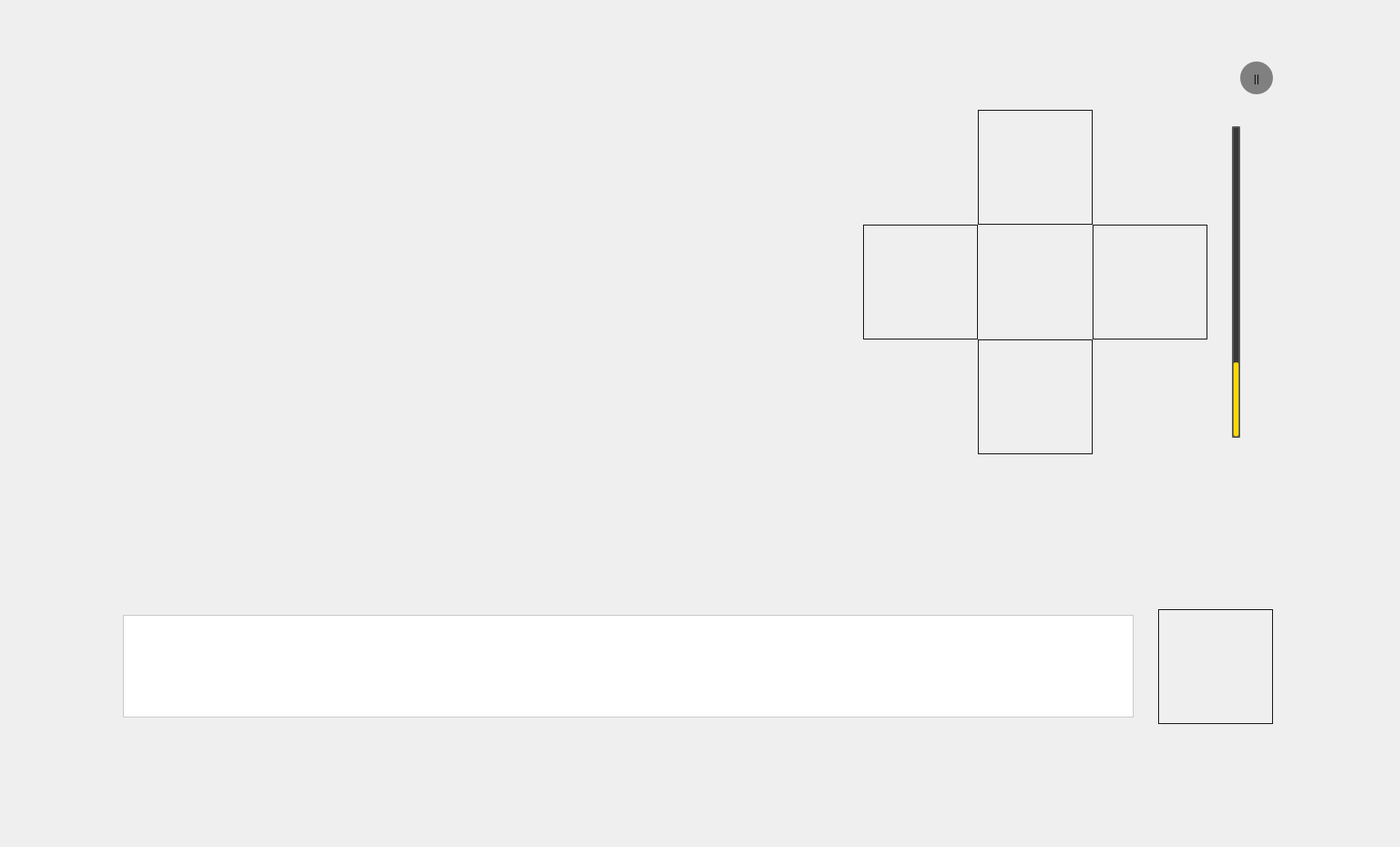
<?xml version="1.0" encoding="UTF-8"?>
<ui version="4.0">
 <class>Win_Fight</class>
 <widget class="QWidget" name="Win_Fight">
  <property name="geometry">
   <rect>
    <x>0</x>
    <y>0</y>
    <width>1708</width>
    <height>1033</height>
   </rect>
  </property>
  <property name="windowTitle">
   <string>Form</string>
  </property>
  <property name="styleSheet">
   <string notr="true"/>
  </property>
  <layout class="QVBoxLayout" name="verticalLayout_6">
   <property name="spacing">
    <number>0</number>
   </property>
   <property name="leftMargin">
    <number>130</number>
   </property>
   <property name="topMargin">
    <number>70</number>
   </property>
   <property name="rightMargin">
    <number>130</number>
   </property>
   <property name="bottomMargin">
    <number>70</number>
   </property>
   <item>
    <layout class="QVBoxLayout" name="verticalLayout_5" stretch="1,0">
     <property name="spacing">
      <number>0</number>
     </property>
     <property name="topMargin">
      <number>5</number>
     </property>
     <property name="rightMargin">
      <number>5</number>
     </property>
     <property name="bottomMargin">
      <number>80</number>
     </property>
     <item>
      <layout class="QHBoxLayout" name="horizontalLayout_5" stretch="1,0">
       <property name="spacing">
        <number>0</number>
       </property>
       <property name="bottomMargin">
        <number>0</number>
       </property>
       <item>
        <layout class="QVBoxLayout" name="verticalLayout_3" stretch="1,0">
         <property name="spacing">
          <number>0</number>
         </property>
         <item>
          <layout class="QHBoxLayout" name="layout_monster" stretch="1,0">
           <property name="spacing">
            <number>25</number>
           </property>
           <property name="leftMargin">
            <number>30</number>
           </property>
           <item>
            <widget class="QLabel" name="img_monster">
             <property name="sizePolicy">
              <sizepolicy hsizetype="Fixed" vsizetype="Fixed">
               <horstretch>0</horstretch>
               <verstretch>0</verstretch>
              </sizepolicy>
             </property>
             <property name="minimumSize">
              <size>
               <width>200</width>
               <height>200</height>
              </size>
             </property>
             <property name="maximumSize">
              <size>
               <width>200</width>
               <height>200</height>
              </size>
             </property>
             <property name="styleSheet">
              <string notr="true">QLabel{
	border-radius:100px;
}</string>
             </property>
             <property name="text">
              <string/>
             </property>
            </widget>
           </item>
           <item>
            <layout class="QVBoxLayout" name="layout_monster2">
             <property name="spacing">
              <number>5</number>
             </property>
             <item>
              <spacer name="verticalSpacer_5">
               <property name="orientation">
                <enum>Qt::Vertical</enum>
               </property>
               <property name="sizeHint" stdset="0">
                <size>
                 <width>20</width>
                 <height>40</height>
                </size>
               </property>
              </spacer>
             </item>
             <item>
              <layout class="QVBoxLayout" name="layout_monsterLife">
               <property name="spacing">
                <number>0</number>
               </property>
              </layout>
             </item>
             <item>
              <layout class="QHBoxLayout" name="horizontalLayout">
               <property name="spacing">
                <number>5</number>
               </property>
               <property name="leftMargin">
                <number>0</number>
               </property>
               <property name="topMargin">
                <number>0</number>
               </property>
               <property name="rightMargin">
                <number>50</number>
               </property>
               <item>
                <spacer name="horizontalSpacer">
                 <property name="orientation">
                  <enum>Qt::Horizontal</enum>
                 </property>
                 <property name="sizeHint" stdset="0">
                  <size>
                   <width>40</width>
                   <height>20</height>
                  </size>
                 </property>
                </spacer>
               </item>
               <item>
                <widget class="QLabel" name="statusConfused">
                 <property name="sizePolicy">
                  <sizepolicy hsizetype="Fixed" vsizetype="Fixed">
                   <horstretch>0</horstretch>
                   <verstretch>0</verstretch>
                  </sizepolicy>
                 </property>
                 <property name="minimumSize">
                  <size>
                   <width>30</width>
                   <height>30</height>
                  </size>
                 </property>
                 <property name="maximumSize">
                  <size>
                   <width>30</width>
                   <height>30</height>
                  </size>
                 </property>
                 <property name="styleSheet">
                  <string notr="true">QLabel{
	border-image:url(:/icons/logo_confused.png);
}</string>
                 </property>
                 <property name="text">
                  <string/>
                 </property>
                </widget>
               </item>
               <item>
                <widget class="QLabel" name="statusPoisoned">
                 <property name="sizePolicy">
                  <sizepolicy hsizetype="Fixed" vsizetype="Fixed">
                   <horstretch>0</horstretch>
                   <verstretch>0</verstretch>
                  </sizepolicy>
                 </property>
                 <property name="minimumSize">
                  <size>
                   <width>30</width>
                   <height>30</height>
                  </size>
                 </property>
                 <property name="maximumSize">
                  <size>
                   <width>30</width>
                   <height>30</height>
                  </size>
                 </property>
                 <property name="styleSheet">
                  <string notr="true">QLabel{
	border-image:url(:/icons/logo_poisoned.png);
}</string>
                 </property>
                 <property name="text">
                  <string/>
                 </property>
                </widget>
               </item>
              </layout>
             </item>
             <item>
              <spacer name="verticalSpacer_4">
               <property name="orientation">
                <enum>Qt::Vertical</enum>
               </property>
               <property name="sizeHint" stdset="0">
                <size>
                 <width>20</width>
                 <height>40</height>
                </size>
               </property>
              </spacer>
             </item>
            </layout>
           </item>
          </layout>
         </item>
         <item>
          <layout class="QHBoxLayout" name="horizontalLayout_4">
           <property name="spacing">
            <number>0</number>
           </property>
           <property name="leftMargin">
            <number>50</number>
           </property>
           <property name="topMargin">
            <number>30</number>
           </property>
           <property name="rightMargin">
            <number>50</number>
           </property>
           <property name="bottomMargin">
            <number>30</number>
           </property>
           <item alignment="Qt::AlignHCenter|Qt::AlignVCenter">
            <widget class="QLabel" name="image_fight">
             <property name="sizePolicy">
              <sizepolicy hsizetype="Fixed" vsizetype="Fixed">
               <horstretch>0</horstretch>
               <verstretch>0</verstretch>
              </sizepolicy>
             </property>
             <property name="minimumSize">
              <size>
               <width>800</width>
               <height>400</height>
              </size>
             </property>
             <property name="maximumSize">
              <size>
               <width>800</width>
               <height>400</height>
              </size>
             </property>
             <property name="styleSheet">
              <string notr="true"/>
             </property>
             <property name="text">
              <string/>
             </property>
             <property name="alignment">
              <set>Qt::AlignCenter</set>
             </property>
            </widget>
           </item>
          </layout>
         </item>
        </layout>
       </item>
       <item>
        <layout class="QVBoxLayout" name="verticalLayout_4" stretch="0,0,0,0,0">
         <property name="spacing">
          <number>0</number>
         </property>
         <property name="leftMargin">
          <number>0</number>
         </property>
         <property name="topMargin">
          <number>0</number>
         </property>
         <property name="rightMargin">
          <number>20</number>
         </property>
         <property name="bottomMargin">
          <number>20</number>
         </property>
         <item alignment="Qt::AlignRight">
          <widget class="QPushButton" name="buttonPause">
           <property name="sizePolicy">
            <sizepolicy hsizetype="Fixed" vsizetype="Fixed">
             <horstretch>0</horstretch>
             <verstretch>0</verstretch>
            </sizepolicy>
           </property>
           <property name="minimumSize">
            <size>
             <width>40</width>
             <height>40</height>
            </size>
           </property>
           <property name="maximumSize">
            <size>
             <width>40</width>
             <height>40</height>
            </size>
           </property>
           <property name="font">
            <font>
             <pointsize>10</pointsize>
            </font>
           </property>
           <property name="styleSheet">
            <string notr="true">QPushButton{
	border-radius:20px;
background-color:grey;
}</string>
           </property>
           <property name="text">
            <string>||</string>
           </property>
          </widget>
         </item>
         <item>
          <spacer name="verticalSpacer_3">
           <property name="orientation">
            <enum>Qt::Vertical</enum>
           </property>
           <property name="sizeHint" stdset="0">
            <size>
             <width>20</width>
             <height>40</height>
            </size>
           </property>
          </spacer>
         </item>
         <item>
          <layout class="QHBoxLayout" name="horizontalLayout_6">
           <property name="spacing">
            <number>0</number>
           </property>
           <property name="leftMargin">
            <number>0</number>
           </property>
           <property name="rightMargin">
            <number>20</number>
           </property>
           <property name="bottomMargin">
            <number>0</number>
           </property>
           <item>
            <layout class="QVBoxLayout" name="verticalLayout_7">
             <property name="spacing">
              <number>20</number>
             </property>
             <property name="bottomMargin">
              <number>0</number>
             </property>
             <item>
              <layout class="QGridLayout" name="gridLayout" columnstretch="0,0,0">
               <property name="leftMargin">
                <number>0</number>
               </property>
               <property name="rightMargin">
                <number>0</number>
               </property>
               <property name="bottomMargin">
                <number>0</number>
               </property>
               <property name="spacing">
                <number>0</number>
               </property>
               <item row="1" column="0">
                <widget class="QPushButton" name="button_useObject">
                 <property name="sizePolicy">
                  <sizepolicy hsizetype="Fixed" vsizetype="Fixed">
                   <horstretch>0</horstretch>
                   <verstretch>0</verstretch>
                  </sizepolicy>
                 </property>
                 <property name="minimumSize">
                  <size>
                   <width>140</width>
                   <height>140</height>
                  </size>
                 </property>
                 <property name="maximumSize">
                  <size>
                   <width>140</width>
                   <height>140</height>
                  </size>
                 </property>
                 <property name="styleSheet">
                  <string notr="true">QPushButton{
	border:1px solid black;
	border-image:url(:/icons/button/buttonFight_4.png);
}

QPushButton::hover{
	border-image:url(:/icons/button/buttonFight_4_hover.png);
}

QPushButton::pressed{
	border-image:url(:/icons/button/buttonFight_4_pressed.png);
}</string>
                 </property>
                 <property name="text">
                  <string/>
                 </property>
                </widget>
               </item>
               <item row="1" column="2">
                <widget class="QPushButton" name="button_lightAttack">
                 <property name="sizePolicy">
                  <sizepolicy hsizetype="Fixed" vsizetype="Fixed">
                   <horstretch>0</horstretch>
                   <verstretch>0</verstretch>
                  </sizepolicy>
                 </property>
                 <property name="minimumSize">
                  <size>
                   <width>140</width>
                   <height>140</height>
                  </size>
                 </property>
                 <property name="maximumSize">
                  <size>
                   <width>140</width>
                   <height>140</height>
                  </size>
                 </property>
                 <property name="styleSheet">
                  <string notr="true">QPushButton{
	border:1px solid black;
	border-image:url(:/icons/button/buttonFight_2.png);
}

QPushButton::hover{
	border-image:url(:/icons/button/buttonFight_2_hover.png);
}

QPushButton::pressed{
	border-image:url(:/icons/button/buttonFight_2_pressed.png);
}</string>
                 </property>
                 <property name="text">
                  <string/>
                 </property>
                </widget>
               </item>
               <item row="0" column="1">
                <widget class="QPushButton" name="button_heavyAttack">
                 <property name="sizePolicy">
                  <sizepolicy hsizetype="Fixed" vsizetype="Fixed">
                   <horstretch>0</horstretch>
                   <verstretch>0</verstretch>
                  </sizepolicy>
                 </property>
                 <property name="minimumSize">
                  <size>
                   <width>140</width>
                   <height>140</height>
                  </size>
                 </property>
                 <property name="maximumSize">
                  <size>
                   <width>140</width>
                   <height>140</height>
                  </size>
                 </property>
                 <property name="styleSheet">
                  <string notr="true">QPushButton{
	border:1px solid black;
	border-image:url(:/icons/button/buttonFight_1.png);
}

QPushButton::hover{
	border-image:url(:/icons/button/buttonFight_1_hover.png);
}

QPushButton::pressed{
	border-image:url(:/icons/button/buttonFight_1_pressed.png);
}</string>
                 </property>
                 <property name="text">
                  <string/>
                 </property>
                </widget>
               </item>
               <item row="2" column="1">
                <widget class="QPushButton" name="button_flee">
                 <property name="sizePolicy">
                  <sizepolicy hsizetype="Fixed" vsizetype="Fixed">
                   <horstretch>0</horstretch>
                   <verstretch>0</verstretch>
                  </sizepolicy>
                 </property>
                 <property name="minimumSize">
                  <size>
                   <width>140</width>
                   <height>140</height>
                  </size>
                 </property>
                 <property name="maximumSize">
                  <size>
                   <width>140</width>
                   <height>140</height>
                  </size>
                 </property>
                 <property name="styleSheet">
                  <string notr="true">QPushButton{
	border:1px solid black;
	border-image:url(:/icons/button/buttonFight_3.png);
}

QPushButton::hover{
	border-image:url(:/icons/button/buttonFight_3_hover.png);
}

QPushButton::pressed{
	border-image:url(:/icons/button/buttonFight_3_pressed.png);
}</string>
                 </property>
                 <property name="text">
                  <string/>
                 </property>
                </widget>
               </item>
              </layout>
             </item>
            </layout>
           </item>
           <item>
            <layout class="QVBoxLayout" name="verticalLayout_2" stretch="0">
             <property name="spacing">
              <number>0</number>
             </property>
             <property name="leftMargin">
              <number>30</number>
             </property>
             <property name="topMargin">
              <number>20</number>
             </property>
             <property name="rightMargin">
              <number>20</number>
             </property>
             <property name="bottomMargin">
              <number>20</number>
             </property>
             <item>
              <widget class="QProgressBar" name="data_playerStamina">
               <property name="minimumSize">
                <size>
                 <width>10</width>
                 <height>0</height>
                </size>
               </property>
               <property name="maximumSize">
                <size>
                 <width>10</width>
                 <height>16777215</height>
                </size>
               </property>
               <property name="styleSheet">
                <string notr="true">QProgressBar {
	border:2px solid #575757;
border-radius:2px;
	background-color: qlineargradient(x1: 0, y1: 0, x2: 1, y2: 1, stop: 0 #393939, stop: 1 #393939);
}

QProgressBar::chunk {
	background-color: qlineargradient(x1: 0, y1: 1, x2: 1, y2: 1,  stop: 1 #ffd800, stop: 0 #ffd800);
	border-radius:2px;
}</string>
               </property>
               <property name="value">
                <number>24</number>
               </property>
               <property name="alignment">
                <set>Qt::AlignCenter</set>
               </property>
               <property name="textVisible">
                <bool>false</bool>
               </property>
               <property name="orientation">
                <enum>Qt::Vertical</enum>
               </property>
              </widget>
             </item>
            </layout>
           </item>
          </layout>
         </item>
         <item>
          <spacer name="verticalSpacer_7">
           <property name="orientation">
            <enum>Qt::Vertical</enum>
           </property>
           <property name="sizeHint" stdset="0">
            <size>
             <width>20</width>
             <height>40</height>
            </size>
           </property>
          </spacer>
         </item>
         <item>
          <layout class="QHBoxLayout" name="horizontalLayout_2">
           <property name="spacing">
            <number>0</number>
           </property>
           <item alignment="Qt::AlignRight|Qt::AlignVCenter">
            <widget class="QLabel" name="img_player">
             <property name="sizePolicy">
              <sizepolicy hsizetype="Fixed" vsizetype="Fixed">
               <horstretch>0</horstretch>
               <verstretch>0</verstretch>
              </sizepolicy>
             </property>
             <property name="minimumSize">
              <size>
               <width>150</width>
               <height>150</height>
              </size>
             </property>
             <property name="maximumSize">
              <size>
               <width>150</width>
               <height>150</height>
              </size>
             </property>
             <property name="styleSheet">
              <string notr="true">QLabel{
	border-radius:75px;
}</string>
             </property>
             <property name="text">
              <string/>
             </property>
            </widget>
           </item>
           <item>
            <layout class="QVBoxLayout" name="verticalLayout" stretch="2,0,0,0,1">
             <property name="spacing">
              <number>8</number>
             </property>
             <property name="leftMargin">
              <number>12</number>
             </property>
             <item>
              <spacer name="verticalSpacer">
               <property name="orientation">
                <enum>Qt::Vertical</enum>
               </property>
               <property name="sizeHint" stdset="0">
                <size>
                 <width>20</width>
                 <height>40</height>
                </size>
               </property>
              </spacer>
             </item>
             <item>
              <layout class="QVBoxLayout" name="layout_heroLife">
               <property name="spacing">
                <number>0</number>
               </property>
              </layout>
             </item>
             <item>
              <layout class="QVBoxLayout" name="layout_heroMana"/>
             </item>
             <item>
              <layout class="QHBoxLayout" name="horizontalLayout_7">
               <property name="spacing">
                <number>5</number>
               </property>
               <property name="topMargin">
                <number>0</number>
               </property>
               <property name="rightMargin">
                <number>20</number>
               </property>
               <item>
                <spacer name="horizontalSpacer_2">
                 <property name="orientation">
                  <enum>Qt::Horizontal</enum>
                 </property>
                 <property name="sizeHint" stdset="0">
                  <size>
                   <width>40</width>
                   <height>20</height>
                  </size>
                 </property>
                </spacer>
               </item>
               <item>
                <widget class="QLabel" name="statusHeroGodBenediction">
                 <property name="sizePolicy">
                  <sizepolicy hsizetype="Fixed" vsizetype="Fixed">
                   <horstretch>0</horstretch>
                   <verstretch>0</verstretch>
                  </sizepolicy>
                 </property>
                 <property name="minimumSize">
                  <size>
                   <width>30</width>
                   <height>30</height>
                  </size>
                 </property>
                 <property name="maximumSize">
                  <size>
                   <width>30</width>
                   <height>30</height>
                  </size>
                 </property>
                 <property name="styleSheet">
                  <string notr="true">QLabel{
	border-image:url(:/icons/logo_godBenediction.png);
}</string>
                 </property>
                 <property name="text">
                  <string/>
                 </property>
                </widget>
               </item>
              </layout>
             </item>
             <item>
              <spacer name="verticalSpacer_2">
               <property name="orientation">
                <enum>Qt::Vertical</enum>
               </property>
               <property name="sizeHint" stdset="0">
                <size>
                 <width>20</width>
                 <height>40</height>
                </size>
               </property>
              </spacer>
             </item>
            </layout>
           </item>
          </layout>
         </item>
        </layout>
       </item>
      </layout>
     </item>
     <item>
      <layout class="QHBoxLayout" name="horizontalLayout_3" stretch="3,0">
       <property name="spacing">
        <number>30</number>
       </property>
       <property name="leftMargin">
        <number>20</number>
       </property>
       <property name="rightMargin">
        <number>20</number>
       </property>
       <item>
        <widget class="QGraphicsView" name="graphicsView">
         <property name="sizePolicy">
          <sizepolicy hsizetype="Expanding" vsizetype="Fixed">
           <horstretch>0</horstretch>
           <verstretch>0</verstretch>
          </sizepolicy>
         </property>
         <property name="minimumSize">
          <size>
           <width>0</width>
           <height>125</height>
          </size>
         </property>
         <property name="maximumSize">
          <size>
           <width>16777215</width>
           <height>125</height>
          </size>
         </property>
         <property name="styleSheet">
          <string notr="true">QGraphicsView{
	background-color:white;
}

QGraphicsView QScrollBar:horizontal {     
    border: 1px solid #FFFFFF;
    background:#494949;
	height:10px;    
    margin: 0px 0px 0px 0px;
}

QGraphicsView QScrollBar::groove {
    background: grey;
    border-radius: 5px;
}

QGraphicsView QScrollBar::handle {
    border: 1px solid #FFFFFF;
    background:#494949;
    border-radius: 5px;
}</string>
         </property>
         <property name="verticalScrollBarPolicy">
          <enum>Qt::ScrollBarAlwaysOff</enum>
         </property>
         <property name="horizontalScrollBarPolicy">
          <enum>Qt::ScrollBarAsNeeded</enum>
         </property>
        </widget>
       </item>
       <item>
        <widget class="QPushButton" name="button_useSpell">
         <property name="enabled">
          <bool>false</bool>
         </property>
         <property name="minimumSize">
          <size>
           <width>140</width>
           <height>140</height>
          </size>
         </property>
         <property name="maximumSize">
          <size>
           <width>140</width>
           <height>140</height>
          </size>
         </property>
         <property name="styleSheet">
          <string notr="true">QPushButton{
	border:1px solid black;
	border-image:url(:/icons/button/buttonFight_spell.png);
}

QPushButton::hover{
	border-image:url(:/icons/button/buttonFight_spell_h.png);
}

QPushButton::pressed{
	border-image:url(:/icons/button/buttonFight_spell_p.png);
}

QPushButton:disabled{
	border-image:url(:/icons/button/buttonFight_spell_d.png);
}</string>
         </property>
         <property name="text">
          <string/>
         </property>
        </widget>
       </item>
      </layout>
     </item>
    </layout>
   </item>
  </layout>
 </widget>
 <resources/>
 <connections/>
</ui>
